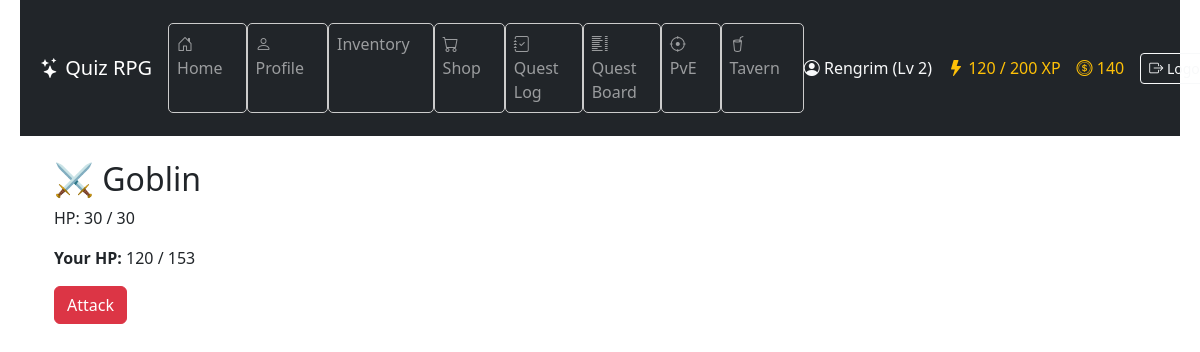
The app's page /battle/fight/ (signed in) with its own data.
### game/models.py (models this page shows, shortened)
class Character(models.Model):
    CLASS_CHOICES = [
        ("warrior", "Warrior"),
        ("mage", "Mage"),
        ("rogue", "Rogue"),
    ]
    user = models.OneToOneField(User, on_delete=models.CASCADE)
    name = models.CharField(max_length=100)
    character_class = models.CharField(
        max_length=20, choices=CLASS_CHOICES, default="warrior"
    )
    level = models.IntegerField(default=1)
    experience = models.IntegerField(default=0)
    experience_to_next_level = models.PositiveIntegerField(default=100)
    hp = models.PositiveIntegerField(default=100)
    max_hp = models.PositiveIntegerField(default=100)
    hp_from_levels = models.PositiveIntegerField(default=0)
    mana = models.PositiveIntegerField(default=50)
    max_mana = models.PositiveIntegerField(default=50)
    mana_from_levels = models.PositiveIntegerField(default=0)
    stamina = models.PositiveIntegerField(default=50)
    max_stamina = models.PositiveIntegerField(default=50)
    armor = models.PositiveIntegerField(default=0)
    damage_reduction = models.FloatField(default=0.0)
    physical_min_damage = models.PositiveIntegerField(default=1)
    physical_max_damage = models.PositiveIntegerField(default=3)
    spell_power = models.PositiveIntegerField(default=0)
    hp_regeneration = models.PositiveIntegerField(default=0)
    mana_regeneration = models.PositiveIntegerField(default=0)
    stamina_regeneration = models.PositiveIntegerField(default=0)
    items = models.ManyToManyField("Item", related_name="characters", blank=True)
    equipped_head = models.ForeignKey(
        "Item",
        null=True,
        blank=True,
        related_name="equipped_on_head",
        on_delete=models.SET_NULL,
    )
    equipped_body = models.ForeignKey(
        "Item",
        null=True,
        blank=True,
        related_name="equipped_on_body",
        on_delete=models.SET_NULL,
    )
    equipped_legs = models.ForeignKey(
        "Item",
        null=True,
        blank=True,
        related_name="equipped_on_legs",
        on_delete=models.SET_NULL,
    )
    equipped_feet = models.ForeignKey(
        "Item",
        null=True,
        blank=True,
        related_name="equipped_on_feet",
        on_delete=models.SET_NULL,
    )
    equipped_hand_right = models.ForeignKey(
        "Item",
        null=True,
        blank=True,
        related_name="equipped_on_hand_right",
        on_delete=models.SET_NULL,
    )
    equipped_hand_left = models.ForeignKey(
        "Item",
        null=True,
        blank=True,
        related_name="equipped_on_hand_left",
        on_delete=models.SET_NULL,
    )
    strength = models.IntegerField(default=5)
    intelligence = models.IntegerField(default=5)
    dexterity = models.IntegerField(default=5)
    vitality = models.IntegerField(default=5)
    luck = models.IntegerField(default=5)
    stat_points = models.IntegerField(default=0)
    gold = models.IntegerField(default=0)
    last_regen_time = models.DateTimeField(default=timezone.now)
    class XpReward(TypedDict):
        total: int
        base: int
        strength_bonus: int
        intelligence_bonus: int
        double: bool

class Enemy(models.Model):
    DIFFICULTY_CHOICES = [
    ("easy", "Easy"),
    ("medium", "Medium"),
    ("hard", "Hard"),
    ("boss", "Boss"),
    ]
    name = models.CharField(max_length=100)
    difficulty = models.CharField(max_length=10, choices=DIFFICULTY_CHOICES, default="easy")
    max_hp = models.PositiveIntegerField(default=100)
    power = models.PositiveIntegerField(default=10)
    armor = models.PositiveIntegerField(default=0)
    gold_reward = models.PositiveIntegerField(default=0)
    xp_reward = models.PositiveIntegerField(default=0)

### game/views.py (the view, shortened to what this page needs)
# urls.py: path("battle/fight/", views.battle_view, name="battle"),
@character_required
def battle_view(request):
    character = request.user.character
    regenerate_character(character)
    enemy_id = request.session.get("current_enemy_id")
    if enemy_id:
        enemy = Enemy.objects.filter(id=enemy_id).first()
        if not enemy:
            enemy = random.choice(Enemy.objects.all())
            request.session["current_enemy_id"] = enemy.pk
            request.session["enemy_hp"] = enemy.max_hp
    else:
        enemy = random.choice(Enemy.objects.all())
        request.session["current_enemy_id"] = enemy.pk
        request.session["enemy_hp"] = enemy.max_hp
    enemy_hp = request.session.get("enemy_hp", enemy.max_hp)
    return render(
        request,
        "game/battle.html",
        {
            "enemy": enemy,
            "enemy_hp": enemy_hp,
            "character": character,
        },
    )

### game/context_processors.py (called while the page is built)
def character_context(request):
    if request.user.is_authenticated:
        try:
            character = Character.objects.get(user=request.user)
            return {"character": character}
        except Character.DoesNotExist:
            return {}
    return {}

### game/services/regeneration.py (called while the page is built)
def regenerate_character(character):
    now = timezone.now()
    elapsed = now - character.last_regen_time
    ticks = elapsed // REGEN_INTERVAL
    if ticks >= 1:
        character.hp = min(character.max_hp, character.hp + ticks * REGEN_AMOUNT)
        character.mana = min(character.max_mana, character.mana + ticks * REGEN_AMOUNT)
        character.stamina = min(
            character.max_stamina, character.stamina + ticks * REGEN_AMOUNT
        )
        character.last_regen_time = now
        character.save()

### game/templates/game/battle.html (shortened to what this page needs)
{% extends "game/base.html" %}
{% block content %}
<div class="container my-4">
  <h2>⚔️ {{ enemy.name }}</h2>
  <p>HP: {{ enemy_hp }} / {{ enemy.max_hp }}</p>
  <p><strong>Your HP:</strong> {{ character.hp }} / {{ character.max_hp }}</p>
  <form method="post">
    <button class="btn btn-danger">Attack</button>
  </form>
</div>
{% endblock %}

### game/templates/game/base.html (shortened to what this page needs)
{% load static %}
<!DOCTYPE html>
<html lang="en">
  <head>
    <link rel="stylesheet" type="text/css" href="{% static 'game/style.css' %}" />
    <link href="https://cdn.jsdelivr.net/npm/bootstrap@5.3.3/dist/css/bootstrap.min.css" rel="stylesheet" />
    <link href="https://cdn.jsdelivr.net/npm/bootstrap-icons@1.11.3/font/bootstrap-icons.css" rel="stylesheet" />
  </head>
  <body>
    <header class="bg-dark text-white">
      <nav class="navbar navbar-expand-lg navbar-dark container">
        <a class="navbar-brand" href="{% url 'home' %}">
          <i class="bi bi-stars"></i> Quiz RPG
        </a>
        <div class="collapse navbar-collapse justify-content-between" id="navbarNav">
          <ul class="navbar-nav me-auto mb-2 mb-lg-0">
            <li class="nav-item"><a class="nav-link" href="{% url 'home' %}"><i class="bi bi-house-door"></i> Home</a></li>
            <li class="nav-item"><a class="nav-link" href="{% url 'profile' %}"><i class="bi bi-person"></i> Profile</a></li>
            <li class="nav-item"><a class="nav-link" href="{% url 'inventory' %}"> Inventory</a></li>
            <li class="nav-item"><a class="nav-link" href="{% url 'shop' %}"><i class="bi bi-cart"></i> Shop</a></li>
            <li class="nav-item"><a class="nav-link" href="{% url 'quest_log' %}"><i class="bi bi-journal-check"></i> Quest Log</a></li>
            <li class="nav-item"><a class="nav-link" href="{% url 'quest_list' %}"><i class="bi bi-list-columns"></i> Quest Board</a></li>
            <li class="nav-item"><a class="nav-link" href="{% url 'battle_select' %}"><i class="bi bi-crosshair"></i> PvE</a></li>
            <li class="nav-item"><a class="nav-link" href="{% url 'tavern' %}"><i class="bi bi-cup-straw"></i> Tavern</a></li>
          </ul>
          <div class="d-flex align-items-center gap-3 text-nowrap">
            {% if user.is_authenticated %}
              {% if character %}
                <span class="text-light"><i class="bi bi-person-circle"></i> {{ character.name }} (Lv {{ character.level }})</span>
                <span class="text-warning"><i class="bi bi-lightning-fill"></i> {{ character.experience }} / {{ character.level|add:"0" }}00 XP</span>
                <span class="text-warning"><i class="bi bi-coin"></i> {{ character.gold }}</span>
              {% else %}
                <span class="text-light"><i class="bi bi-person-circle"></i> {{ user.username }}</span>
              {% endif %}
              <form method="post" action="{% url 'logout' %}" class="d-inline">
                <button type="submit" class="btn btn-outline-light btn-sm">
                  <i class="bi bi-box-arrow-right"></i> Logout
                </button>
              </form>
            {% else %}
              <a href="{% url 'login' %}" class="btn btn-outline-light btn-sm"><i class="bi bi-box-arrow-in-right"></i> Login</a>
              <a href="{% url 'register' %}" class="btn btn-outline-light btn-sm"><i class="bi bi-person-plus"></i> Register</a>
            {% endif %}
          </div>
        </div>
      </nav>
    </header>
    <main class="container mb-5">
      {% block content %}{% endblock %}
    </main>
  </body>
</html>

### game/static/game/style.css (style rules this page uses)
body { font-family: "Segoe UI", sans-serif; background-color: #f4f4f4; color: #333; margin: 0; padding: 0 20px; }
header { background-color: #222; color: white; padding: 15px 20px; display: flex; flex-direction: column; align-items: flex-start; }
nav a { color: #ddd; text-decoration: none; margin-right: 15px; }
nav li { background: none !important; width: auto !important; height: auto !important; padding: 0 !important; margin: 0 !important; display: list-item; }
h1, h2 { color: #2a2a2a; }
button { background-color: #4CAF50; color: white; border: none; padding: 8px 16px; margin-top: 5px; cursor: pointer; border-radius: 4px; }
ul { list-style: none; padding-left: 0; }
li { background-color: white; border: 1px solid #ccc; margin: 5px 0; padding: 10px; border-radius: 5px; }

### records on screen
Character: name "Rengrim", level "2", experience "120", level|add "2", gold "140", hp "120", max_hp "153"
Enemy: name "Goblin", max_hp "30"

### other values on screen
{{ enemy_hp }} "30"
